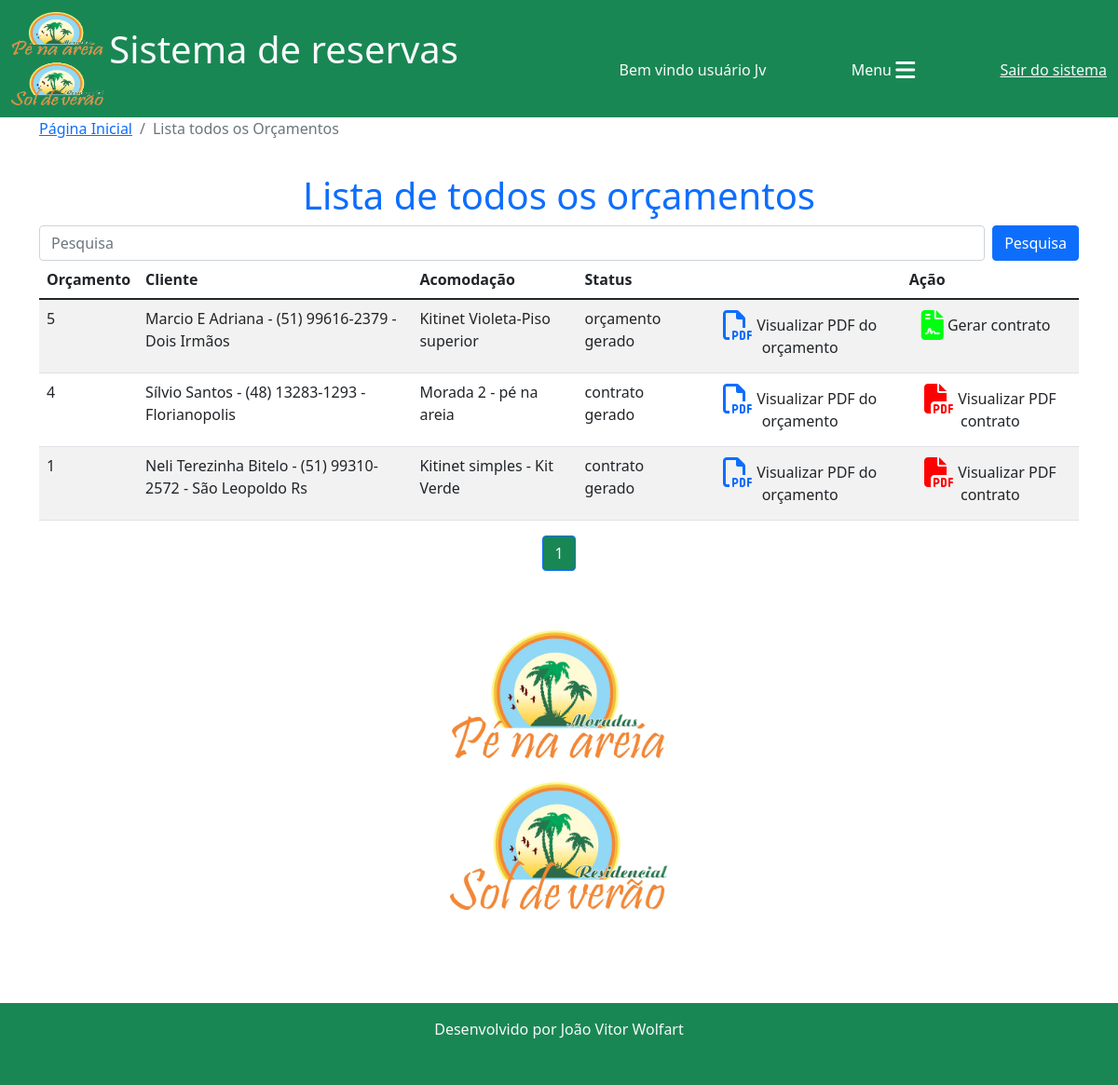
Page /reservas/lista_orçamentos_geral/ (signed in) on the earlier database version.
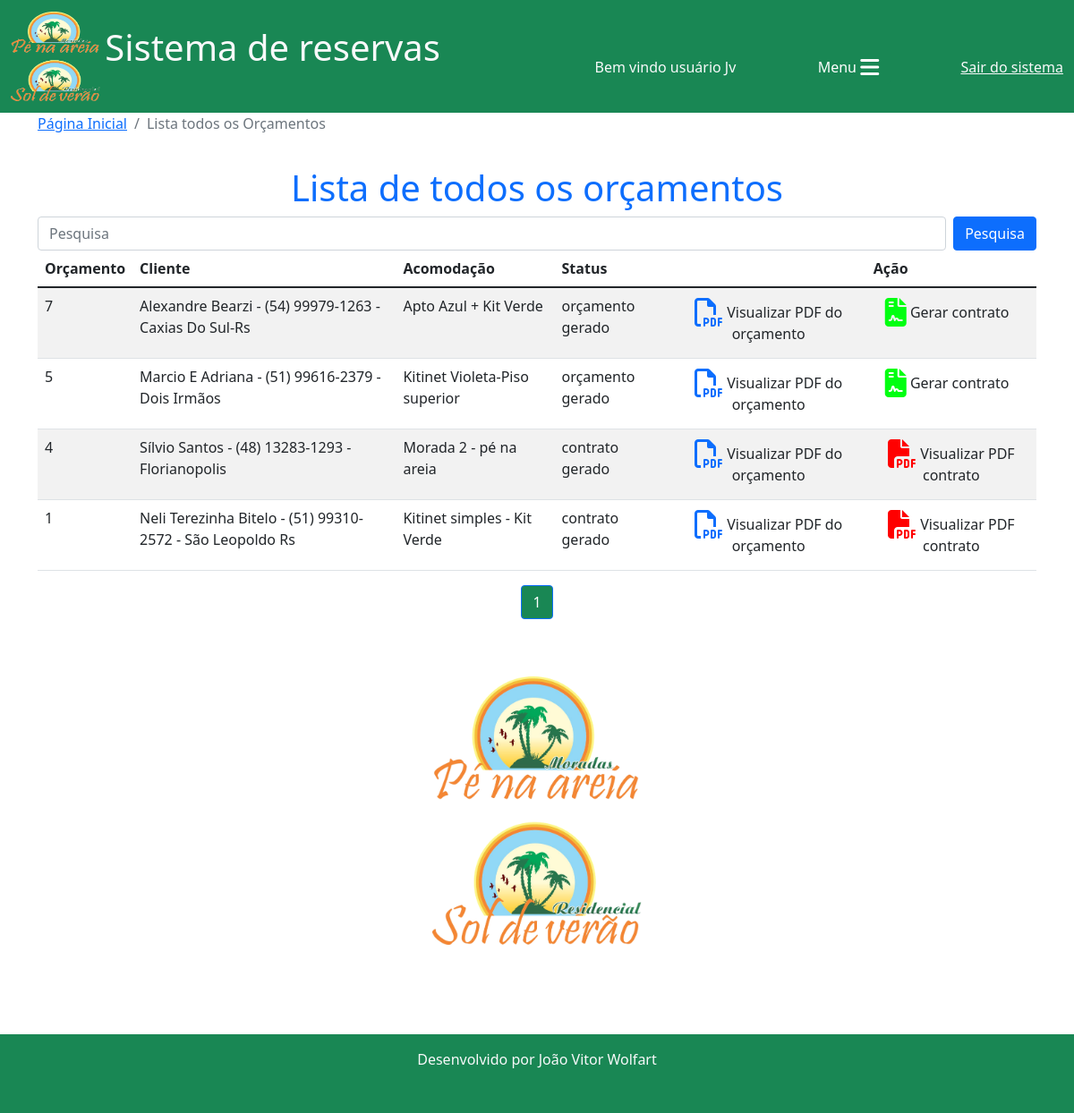
Same page on the later database version.
### reservas/models.py (models this page shows, shortened)
class Orcamento(models.Model):
    cliente = models.ForeignKey(Cliente, on_delete=models.CASCADE)
    acomodacao = models.ForeignKey(Acomodacao, on_delete=models.CASCADE)
    data_entrada = models.DateField()
    dia_entrada = models.CharField(max_length=20)
    checkin = models.CharField(max_length=100)
    data_saida = models.DateField()
    dia_saida = models.CharField(max_length=20)
    checkout = models.CharField(max_length=100)
    data_orcamento = models.DateField(default=timezone.now)
    n_ocupantes = models.IntegerField(default=0)
    obs_n_ocupantes = models.CharField(max_length=150, blank=True, null=True)
    n_dias = models.IntegerField()
    valor_diaria = models.DecimalField(default=0, max_digits=7, decimal_places=2)
    taxa_limpeza = models.DecimalField(default=0, max_digits=6, decimal_places=2)
    descontos = models.DecimalField(default=0, max_digits=7, decimal_places=2)
    acrescimos = models.DecimalField(default=0, max_digits=7, decimal_places=2)
    valor_pacote = models.DecimalField(default=0, max_digits=7, decimal_places=2)
    dias_pacote = models.IntegerField(default=0)
    diaria_cheia = models.BooleanField(default=False)
    periodo = models.CharField(max_length=100)
    modificado = models.BooleanField(default=False)
    obs_modificacao = models.CharField(max_length=200, blank=True, null=True)
    eliminado = models.BooleanField(default=False)
    status = models.CharField(max_length=20, choices=(("em digitação", "em digitação"), ("digitação concluída", "digitação concluída"), ("orçamento gerado", "orçamento gerado"), ("contrato gerado", "contrato gerado"),))
    total_valor_reserva = models.DecimalField(default=0, max_digits=7, decimal_places=2)
    confirmado = models.BooleanField(default=False)
    valor_pago = models.DecimalField(default=0, max_digits=7, decimal_places=2)

class Cliente(models.Model):
    nome = models.CharField(max_length=30)
    telefone = models.CharField(max_length=20, blank=True, null=True)
    obs = models.CharField(max_length=100)
    dados_adicionais = models.BooleanField(default=False)
    def __str__(self):
        return f"{self.nome} - {self.telefone} - {self.obs}"

class Acomodacao(models.Model):
    nome = models.CharField(max_length=50)
    empreendimento = models.ForeignKey(Empreendimento, on_delete=models.DO_NOTHING)
    tipo = models.CharField(max_length=15)
    quartos = models.IntegerField(blank=True, null=True)
    valor_base = models.DecimalField(max_digits=10, decimal_places=2, blank=True, null=True)
    descricao = models.TextField()
    limite_ideal = models.IntegerField(blank=True, null=True)
    limite_adicional = models.IntegerField(blank=True, null=True)
    aceita_pet = models.BooleanField(default=False)
    def __str__(self):
        return f"{self.nome}"

### reservas/templates/lista_orcamentos_geral.html (shortened to what this page needs)
{% extends 'base.html'%}
{% load static %}
{% block 'conteudo'%}
<nav aria-label="breadcrumb">
  <ol class="breadcrumb">
    <li class="breadcrumb-item"><a href="{% url 'home'%}">Página Inicial</a></li>
    <li class="breadcrumb-item active" aria-current="page">Lista todos os Orçamentos</li>
  </ol>
</nav>
<h1 style="padding-top: 20px;" class="text-center text-primary">Lista de todos os orçamentos</h1>
<div class="col-12">
    <form class="d-flex" action="">
        <input class="form-control me-2" type="search" placeholder="Pesquisa" aria-label="Search" name="termo_cliente">
        <button class="btn btn-primary" type="submit">Pesquisa</button>
    </form>
    <div class="col-12 table-responsive">
        <table class="table table-striped table-hover">
          <thead>
            <tr>
              <th scope="col">Orçamento</th>
              <th scope="col">Cliente</th>
              <th scope="col">Acomodação</th>
              <th scope="col">Status</th>
              <th scope="col"></th>
              <th scope="col">Ação</th>
            </tr>
          </thead>
          <tbody>
            {% for o in orcamentos %}
            <tr>
                <td class="">{{o.id}}</td>
                <td class="">{{o.cliente}}</td>
                <td class="">{{o.acomodacao}}</td>
                <td>{{o.status}}</td>
                {% if o.status == "orçamento gerado" or o.status == "contrato gerado" %}
                <td><a href="{% url 'vizualizar_pdf' o.id%}" target="_blank" class="btn" title="Visualizar PDF"><i class="fa-regular fa-file-pdf fa-2xl text-primary"></i> Visualizar PDF do orçamento</a></td>
                {% else %}
                <td></td>
                {% endif %}
                {% if o.status == "em digitação" %}
                <td><a href="{% url 'finalizar_digitacao' o.id%}" class="btn btn-primary" title="Concluir digitação">Concluir digitação</a></td>
                {% elif o.status == "digitação concluída" %}
                <td><a href="{% url 'gera_pdf_orc' o.id%}" target="_blank" class="btn btn-secondary" title="Gerar PDF">Gerar PDF do orçamento</a></td>
                {% elif o.status == "orçamento gerado" %}
                <td><a href="{% url 'gerar_contrato' o.id%}" class="btn" title="Gerar contrato"><i class="fa-sharp fa-solid fa-file-contract fa-beat fa-2xl" style="color: #00ff11;"></i> Gerar contrato</a></td>
                {% else %}
                <td><a href="{% url 'visualizar_pdf_contrato' o.id%}" target="_blank" class="btn" title="Visualizar PDF contrato"><i class="fa-solid fa-file-pdf fa-flip fa-2xl" style="color: #ff0000;"></i> Visualizar PDF contrato</a></td>
                {% endif %}
            </tr>
            {% endfor %}
          </tbody>
        </table>
</div>
</div>
<nav aria-label="Page navigation example">
    <ul class="pagination justify-content-center">
      {%for pagina in orcamentos.paginator.page_range%}
      {%if orcamentos.number == pagina%}
        <li class="page-item active"><a class="page-link bg-success" href="?p={{pagina}}&termo_cliente={{termo_cliente}}">{{pagina}}</a></li>
      {% elif orcamentos.number > pagina|add:'-3'  and orcamentos.number < pagina|add:'3'%}
        <li class="page-item"><a class="page-link" href="?p={{pagina}}&termo_cliente={{termo_cliente}}">{{pagina}}</a></li>
      {%endif%}
      {%endfor%}
    </ul>
  </nav>
<div class="row">
    <div style="height: 400px; text-align: center;">
      <img src="{% static 'img/logo1.png'%}" alt="" class="image-fluid mt-5" style="height: 300px; margin: 0 auto;">
    </div>
</div>
{% endblock %}

Differences in the rows shown:
added Orcamento: id "7", cliente "Alexandre Bearzi - (54) 99979-1263 - Caxias Do Sul-Rs", acomodacao "Apto Azul + Kit Verde", status "orçamento gerado", shows "Visualizar PDF do orçamento", shows "Gerar contrato"
